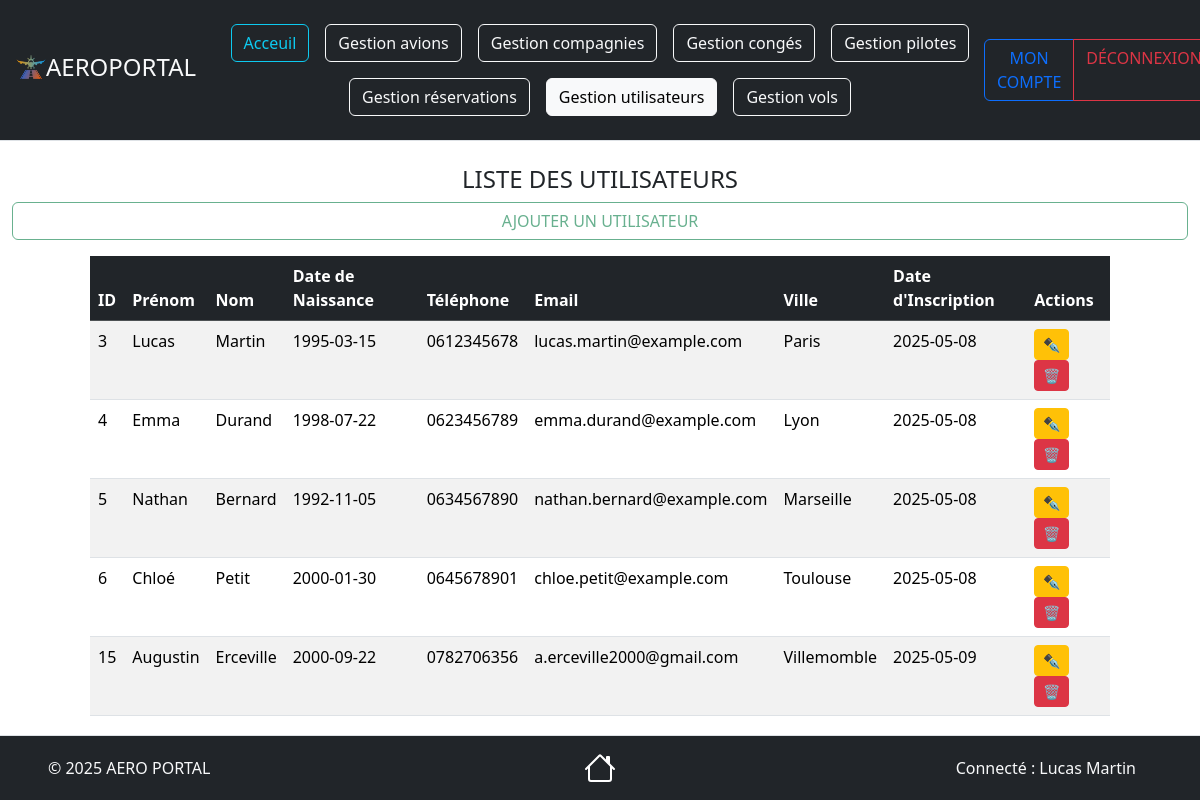
/views/Utilisateurs/UtilisateursRead.php (signed in), run on the app's committed database.
### tables this page shows
CREATE TABLE IF NOT EXISTS `utilisateurs` (
                                              `id_utilisateur` int NOT NULL AUTO_INCREMENT COMMENT 'Identifiant unique de l''utilisateur',
                                              `prenom` varchar(50) NOT NULL COMMENT 'Prénom',
                                              `nom` varchar(50) NOT NULL COMMENT 'Nom',
                                              `telephone` varchar(13) NOT NULL COMMENT 'Téléphone',
                                              `email` varchar(100) NOT NULL COMMENT 'Email',
                                              `mot_de_passe` varchar(255) NOT NULL COMMENT 'Mot de passe',
                                              `date_naissance` date NOT NULL COMMENT 'Date de naissance',
                                              `ville_residence` varchar(50) NOT NULL COMMENT 'Ville de résidence',
                                              `inscription` datetime NOT NULL DEFAULT CURRENT_TIMESTAMP COMMENT 'Date d''inscription',
                                              `role` enum('Client','Administrateur') NOT NULL DEFAULT 'Client' COMMENT 'Rôle de l''utilisateur',
                                              PRIMARY KEY (`id_utilisateur`),
                                              UNIQUE KEY `email` (`email`)
);

### source/repository/UtilisateursRepository.php (called while the page is built, shortened)
<?php
require_once __DIR__ . '/../model/UtilisateursModel.php';
class UtilisateursRepository
{
    private $bdd;
    public function __construct(\PDO $bdd)
    {
        $this->bdd = $bdd;
        $this->bdd->setAttribute(\PDO::ATTR_ERRMODE, \PDO::ERRMODE_EXCEPTION);
    }
    public function getUsers(): array {
        try {
            $query = $this->bdd->prepare("SELECT * FROM utilisateurs");
            $query->execute();
            $users = [];
            while ($data = $query->fetch(\PDO::FETCH_ASSOC)) {
                $users[] = new UtilisateursModel($data);
            }
            return $users;
        } catch (\PDOException $e) {
            return [];
        }
    }
}

### source/model/UtilisateursModel.php (called while the page is built, shortened)
<?php
class UtilisateursModel
{
     private ?int $id_utilisateur = null;
     private ?string $prenom = null;
     private ?string $nom = null;
     private ?string $telephone = null;
     private ?string $email = null;
     private ?string $date_naissance = null;
     private ?string $ville_residence = null;
     private ?DateTime $inscription = null;
     public function hydrate($data) {
          if (isset($data['id_utilisateur'])) {
               $this->id_utilisateur = $data['id_utilisateur'];
          }
          if (isset($data['prenom'])) {
               $this->prenom = $data['prenom'];
          }
          if (isset($data['nom'])) {
               $this->nom = $data['nom'];
          }
          if (isset($data['telephone'])) {
               $this->telephone = $data['telephone'];
          }
          if (isset($data['email'])) {
               $this->email = $data['email'];
          }
          if (isset($data['date_naissance'])) {
               $this->date_naissance = $data['date_naissance'];
          }
          if (isset($data['ville_residence'])) {
               $this->ville_residence = $data['ville_residence'];
          }
          if (isset($data['inscription'])) {
               $this->inscription = new DateTime($data['inscription']);
          }
     }
     public function getIdUser()
     {
          return $this->id_utilisateur;
     }
     public function getPrenom()
     {
          return $this->prenom;
     }
     public function getNom()
     {
          return $this->nom;
     }
     public function getTelephone()
     {
          return $this->telephone;
     }
     public function getEmail()
     {
          return $this->email;
     }
     public function getDateNaissance()
     {
          return $this->date_naissance;
     }
     public function getVilleResidence()
     {
          return $this->ville_residence;
     }
     public function getInscription()
     {
          return $this->inscription;
     }
}

### views/Utilisateurs/UtilisateursRead.php (the view, shortened to what this page needs)
<?php
require_once __DIR__ . '/../../source/repository/UtilisateursRepository.php';
require_once __DIR__ . '/../../source/model/UtilisateursModel.php';
$config = new Config();
$bdd = $config->connexion();
$utilisateurRepo = new UtilisateursRepository($bdd);
$utilisateurs = $utilisateurRepo->getUsers();
?>
<!doctype html>
<html lang="fr">
<head>
     <link href="https://cdn.jsdelivr.net/npm/bootstrap@5.3.3/dist/css/bootstrap.min.css" rel="stylesheet">
</head>
<body>
<header class="d-flex flex-wrap align-items-center justify-content-center justify-content-md-between py-3 mb-4 border-bottom bg-dark">
    <div class="col-2 ms-3 mb-2 mb-md-0 text-light">
        <a href="../Acceuil.php" class="d-inline-flex link-body-emphasis text-decoration-none">
            <img src="../../documentation/img/Logo.png" style="max-width: 15%; height: auto;">
            <div class="fs-4 text-light">AEROPORTAL</div>
        </a>
    </div>
    <ul class="nav col mb-2 justify-content-center mb-md-0">
        <li><a href="../Acceuil.php" class="nav-link px-2"><button type="button" class="btn btn-outline-info">Acceuil</button></a></li>
        <li><a href="../Avions/AvionsRead.php" class="nav-link px-2"><button type="button" class="btn btn-outline-light">Gestion avions</button></a></li>
        <li><a href="../Compagnies/CompagniesRead.php" class="nav-link px-2"><button type="button" class="btn btn-outline-light">Gestion compagnies</button></a></li>
        <li><a href="../Conges/CongesRead.php" class="nav-link px-2"><button type="button" class="btn btn-outline-light">Gestion congés</button></a></li>
        <li><a href="../Pilotes/PilotesRead.php" class="nav-link px-2"><button type="button" class="btn btn-outline-light">Gestion pilotes</button></a></li>
        <li><a href="../Reservations/ReservationsRead.php" class="nav-link px-2"><button type="button" class="btn btn-outline-light">Gestion réservations</button></a></li>
        <li><a href="../Utilisateurs/UtilisateursRead.php" class="nav-link px-2"><button type="button" class="btn btn-outline-light active">Gestion utilisateurs</button></a></li>
        <li><a href="../Vols/VolsRead.php" class="nav-link px-2"><button type="button" class="btn btn-outline-light">Gestion vols</button></a></li>
    </ul>
    <div class="col-2 btn-group md-3 me-3 text-end" role="group" aria-label="Boutons utilisateur">
        <?php if (isset($_SESSION['utilisateur'])): ?>
            <a href="../../views/Account/AccountView.php" class="btn btn-outline-primary">MON COMPTE</a>
            <a href="../../source/treatment/deconnexion.php" class="btn btn-outline-danger">DÉCONNEXION</a>
        <?php else: ?>
            <a href="../Connexion.php" class="btn btn-outline-success">CONNEXION</a>
            <a href="../Inscription.php" class="btn btn-outline-primary">INSCRIPTION</a>
        <?php endif; ?>
    </div>
</header>
<div class="mx-4">
    <div class="row">
        <h4 class="text-center text-uppercase">Liste des utilisateurs</h4>
        <a href="UtilisateursCreate.php" class="btn btn-outline-success text-uppercase disabled">Ajouter un utilisateur</a>
    </div>
</div>
<div class="row my-3">
    <div class="col-1"></div>
    <table class="col table table-striped">
          <thead class="table-dark">
          <tr>
               <th>ID</th>
               <th>Prénom</th>
               <th>Nom</th>
               <th>Date de Naissance</th>
               <th>Téléphone</th>
               <th>Email</th>
               <th>Ville</th>
               <th>Date d'Inscription</th>
               <th>Actions</th>
          </tr>
          </thead>
          <tbody>
          <?php foreach ($utilisateurs as $user): ?>
               <tr>
                    <td><?= htmlspecialchars($user->getIdUser() ?? 'Inconnu', ENT_QUOTES, 'UTF-8') ?></td>
                    <td><?= htmlspecialchars($user->getPrenom() ?? 'Inconnu', ENT_QUOTES, 'UTF-8') ?></td>
                    <td><?= htmlspecialchars($user->getNom() ?? 'Inconnu', ENT_QUOTES, 'UTF-8') ?></td>
                    <td><?= htmlspecialchars($user->getDateNaissance() ?? 'Inconnu', ENT_QUOTES, 'UTF-8') ?></td>
                    <td><?= htmlspecialchars($user->getTelephone() ?? 'Inconnu', ENT_QUOTES, 'UTF-8') ?></td>
                    <td><?= htmlspecialchars($user->getEmail() ?? 'Inconnu', ENT_QUOTES, 'UTF-8') ?></td>
                    <td><?= htmlspecialchars($user->getVilleResidence() ?? 'Inconnu', ENT_QUOTES, 'UTF-8') ?></td>
                    <td><?= htmlspecialchars($user->getInscription()->format('Y-m-d') ?? 'Inconnu', ENT_QUOTES, 'UTF-8') ?></td>
                    <td>
                         <a href="UtilisateursUpdate.php?id=<?= $user->getIdUser() ?>" class="btn btn-warning btn-sm">✒️</a>
                         <a href="UtilisateursDelete.php?id=<?= $user->getIdUser() ?>" class="btn btn-danger btn-sm" onclick="return confirm('Êtes-vous sûr de vouloir supprimer cet utilisateur ?');">🗑️</a>
                    </td>
               </tr>
          <?php endforeach; ?>
          </tbody>
     </table>
     <div class="col-1"></div>
</div>
<?php include '../Footer.php'; ?>

### data on the page
utilisateurs: id_utilisateur "3", prenom "Lucas", nom "Martin", date_naissance "1995-03-15", telephone "0612345678", email "lucas.martin@example.com", ville_residence "Paris", inscription "2025-05-08"
utilisateurs: id_utilisateur "4", prenom "Emma", nom "Durand", date_naissance "1998-07-22", telephone "0623456789", email "emma.durand@example.com", ville_residence "Lyon", inscription "2025-05-08"
utilisateurs: id_utilisateur "5", prenom "Nathan", nom "Bernard", date_naissance "1992-11-05", telephone "0634567890", email "nathan.bernard@example.com", ville_residence "Marseille", inscription "2025-05-08"
utilisateurs: id_utilisateur "6", prenom "Chloé", nom "Petit", date_naissance "2000-01-30", telephone "0645678901", email "chloe.petit@example.com", ville_residence "Toulouse", inscription "2025-05-08"
utilisateurs: id_utilisateur "15", prenom "Augustin", nom "Erceville", date_naissance "2000-09-22", telephone "0782706356", email "a.erceville2000@gmail.com", ville_residence "Villemomble", inscription "2025-05-09"

### other printed values
$_SESSION['utilisateur']['prenom'] "Lucas"
$_SESSION['utilisateur']['nom'] "Martin"
